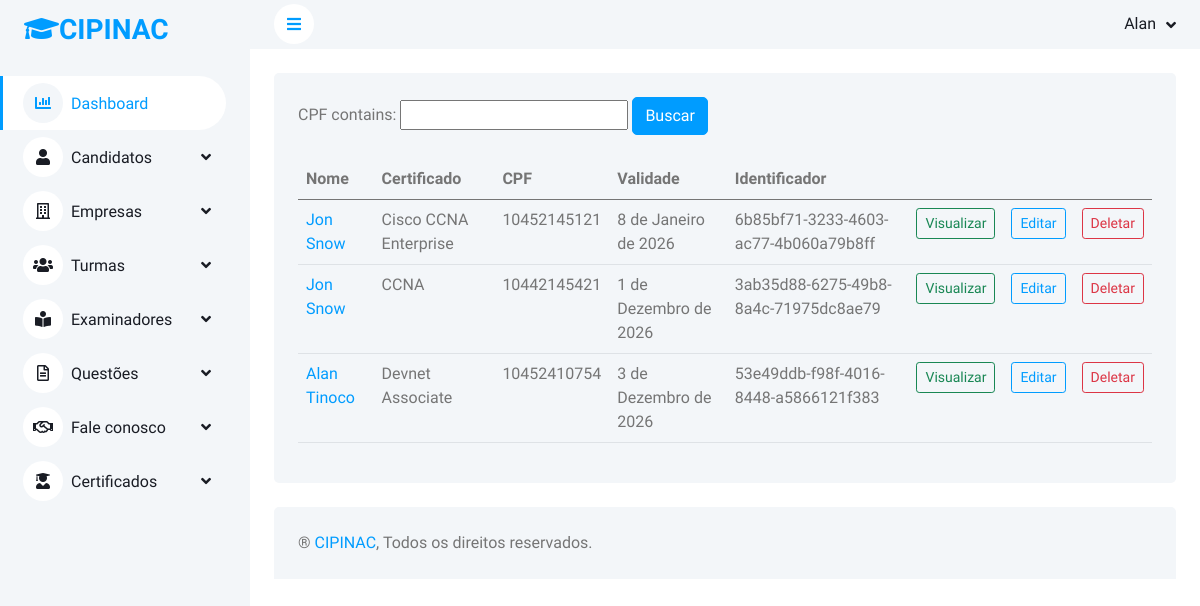
The app's page /buscar/certificado (signed in), older data.
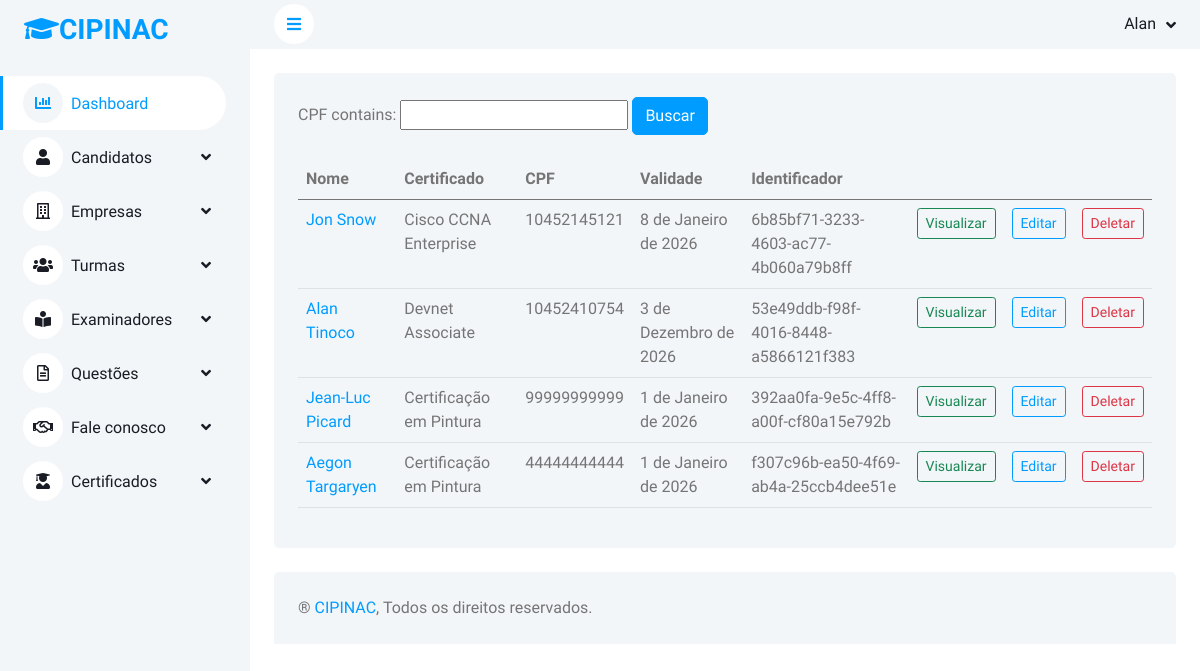
The same page, newer data.
### alunos/models.py (models this page shows, shortened)
class Certificado(models.Model):
    identificador = models.UUIDField(primary_key = False, default = uuid.uuid4, editable = False)
    nome = models.CharField(max_length=100)
    CPF = models.CharField(max_length=11)
    titulo_do_certificado = models.CharField(max_length=100)
    data = models.DateField(null=False, blank=False)
    validade = models.DateField(null=False, blank=False)
    certificado = models.FileField(upload_to ='certificados/', null=True, blank=True)

### alunos/views.py (the view)
# urls.py: path('buscar/certificado',views.view_certificado, name="view_certificado"),
@login_required(login_url='index')
def view_certificado(request):
    object_list = Certificado.objects.all()
    certificado_list = CertificadoFilter(request.GET, queryset=object_list)
    context = {
        'object_list': object_list,
        'filter': certificado_list,
    }
    return render(request, 'view-certificado.html', context)

### templates/view-certificado.html (shortened to what this page needs)
{% extends 'base.html' %}
{% load widget_tweaks %}
{% load static %}
{% block content %}
                    <div class="container-fluid pt-4 px-4">
                        <div class="bg-light rounded h-100 p-4">
                            <form method="get">
                                {{filter.form}}
                                <input type="submit"  class="btn btn-primary" value="Buscar">
                            </form></br>
                            <div class="table-responsive">
                                <table class="table">
                    <thead>
                        <tr>
                            <th>Nome</th>
                            <th>Certificado</th>
                            <th>CPF</th>
                            <th>Validade</th>
                            <th>Identificador</th>
                            <th></th>
                            <th></th>
                            <th></th>
                        </tr>
                    </thead>
                    <tbody>
                        {% for certificado in filter.qs %}
                        <tr>
                            <td>
                                <a href="">
                                    {{certificado.nome}}
                                </a>
                            </td>
                                <td>
                                    {{certificado.titulo_do_certificado}}
                                </td>
                            <td>{{certificado.CPF}}</td>
                            <td>{{certificado.validade}}</td>
                            <td>{{certificado.identificador}}</td>
                            <td>
                                <a href="{% url 'visualizar_certificado' certificado.id %}">
                                    <input type="submit" class="btn btn-outline-success btn-sm" value="Visualizar">
                                </a>
                            </td>
                            <td>
                                <a href="{% url 'update_certificado' certificado.id %}">
                                    <input type="submit" class="btn btn-outline-primary btn-sm" value="Editar">
                                </a>
                            </td>
                            <td>
                                <a href="{% url 'delete_certificado' certificado.id %}">
                                    <input type="submit" class="btn btn-outline-danger btn-sm" value="Deletar">
                                </a>
                            </td>
                        </tr>
                        {% endfor %}
                    </tbody>
                </table>
                         </div>
                     </div>
                 </div>
{% endblock %}

Row changes from the older to the newer data that the page shows:
removed Certificado: nome "Jon Snow", titulo_do_certificado "CCNA", CPF "10442145421", validade "1 de Dezembro de 2026", identificador "3ab35d88-6275-49b8-8a4c-71975dc8ae79"
added Certificado: nome "Jean-Luc Picard", titulo_do_certificado "Certificação em Pintura", CPF "99999999999", validade "1 de Janeiro de 2026", identificador "392aa0fa-9e5c-4ff8-a00f-cf80a15e792b"
added Certificado: nome "Aegon Targaryen", titulo_do_certificado "Certificação em Pintura", CPF "44444444444", validade "1 de Janeiro de 2026", identificador "f307c96b-ea50-4f69-ab4a-25ccb4dee51e"
